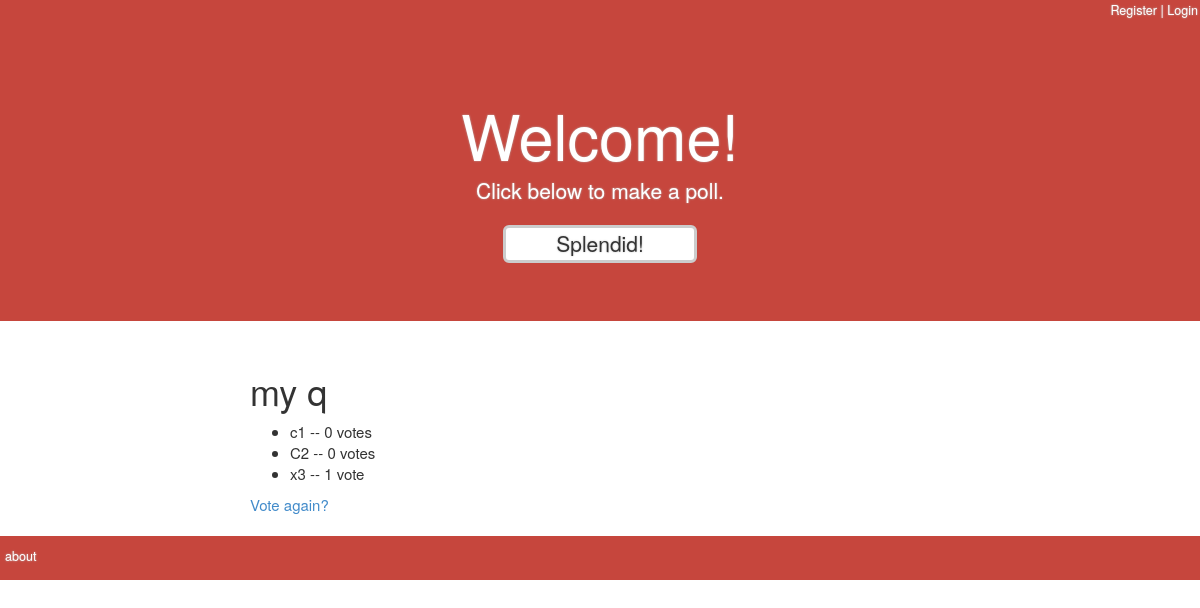
The app's page /polls/119/results/ with its own data.
### polls/models.py (models this page shows, shortened)
class Poll(models.Model):
    question = models.CharField(max_length=200)
    pub_date = models.DateTimeField('date published', default=timezone.now())
    user = models.ForeignKey(User, null=True, blank=True)
    def was_published_recently(self):
        now = timezone.now()
        return now - datetime.timedelta(days=1) <= self.pub_date < now
    was_published_recently.admin_order_field = 'pub_date'
    was_published_recently.boolean = True
    was_published_recently.short_description = 'Published recently?'

class Choice(models.Model):
    poll = models.ForeignKey(Poll)
    choice_text = models.CharField(max_length=200)
    votes = models.IntegerField(default=0)

### polls/views.py (the view)
# urls.py: url(r'^(?P<pk>\d+)/results/$', views.ResultsView.as_view(), name='results'),
class ResultsView(generic.DetailView):
    model = Poll
    template_name = 'polls/results.html'

### polls/templates/polls/results.html
{% extends 'polls/base.html' %}
{% block body_block %}
    <h1>{{ poll.question }}</h1>
    <ul>
    {% for choice in poll.choice_set.all %}
        <li>{{ choice.choice_text }} -- {{ choice.votes }} vote{{ choice.votes|pluralize }}</li>
    {% endfor %}
    </ul>
    <a href="{% url 'polls:detail' poll.id %}">Vote again?</a>
{% endblock %}

### records on screen
Poll: question "my q"
Choice: choice_text "c1", votes "0"
Choice: choice_text "C2", votes "0"
Choice: choice_text "x3", votes "1"
